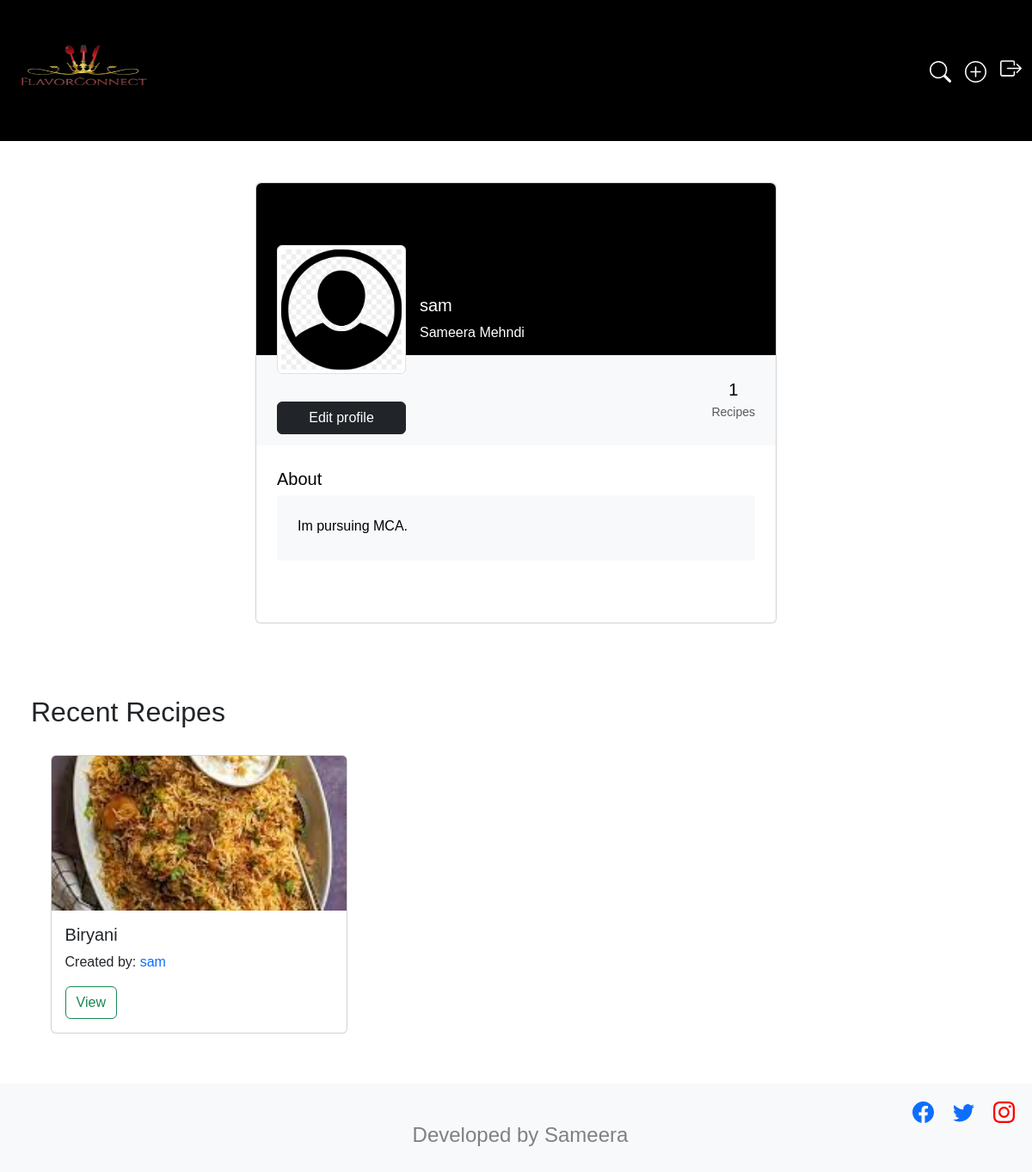
The page /profile/1/ (signed in) on the database its author committed.
### myrecpies/models.py (models this page shows, shortened)
class UserProfile(models.Model):
    user = models.OneToOneField(User, on_delete=models.CASCADE)
    profile_pic = models.ImageField(upload_to='profile_pics', blank=True)
    bio = models.TextField(blank=True)
    dob = models.DateField(null=True, blank=True)
    needs_update = models.BooleanField(default=True)

class Recipe(models.Model):
    user = models.ForeignKey(User,on_delete=models.CASCADE)
    recipe_name = models.CharField(max_length=100)
    recipe_ingridents = models.CharField(max_length=100)
    recipe_description = models.TextField()
    instructions = models.TextField(default=None)
    cooking_time = models.TextField(default=None)
    created_at = models.DateTimeField(auto_now_add=True)
    recipe_image = models.ImageField(upload_to="recepie")

### myrecpies/views.py (the view)
# urls.py: path('profile/<id>/',profile,name = 'profile'),
@login_required
def profile(request,id):
    try:
        queryset = User.objects.get(id=id)
        user_recipes = Recipe.objects.filter(user=queryset)
        recipe_count = user_recipes.count()
        recipe = Recipe.objects.filter(user=queryset)
        userdetails = UserProfile.objects.get(user=queryset)
        context = {'user': queryset,'recipes': recipe,'userdetails':userdetails,'recipe_count':recipe_count}
        return render(request,"profile.html",context)
    except UserProfile.DoesNotExist:
        return redirect("/create_profile/")

### myrecpies/templates/profile.html (shortened to what this page needs)
<!DOCTYPE html>
<html lang="en">
<head>
     <link href="https://cdn.jsdelivr.net/npm/bootstrap@5.0.2/dist/css/bootstrap.min.css" rel="stylesheet"
>
     <link rel="stylesheet" href="https://cdnjs.cloudflare.com/ajax/libs/twitter-bootstrap/5.5.0/css/bootstrap.min.css">
</head>
<body style = "font-family:Arial, Helvetica, sans-serif;">
  <nav class="navbar navbar-expand-lg  navbar-dark bg-black py-4" style="background-color: #221e1e";>
  <div class="container-fluid justify-content-between">
      <div class="d-flex">
        <a class="navbar-brand me-2 mb-1 d-flex align-items-center" href="/ ">
          <img
            src="/media/image/SamLogo.png"
            height="100"
            width="150"
            alt="MDB Logo"
            loading= "eager"
            style="margin-top: 2px; margin-left: 10px;"
          />
        </a>
      </div>
  <ul class="navbar-nav d-flex flex-row">
    <li class="nav-item me-3 me-lg-0">
      <a class="navbar-brand" href="/search">
      <svg xmlns="http://www.w3.org/2000/svg" width="25" height="25" fill="white" class="bi bi-search" viewBox="0 0 16 16">
        <path d="M11.742 10.344a6.5 6.5 0 1 0-1.397 1.398h-.001c.03.04.062.078.098.115l3.85 3.85a1 1 0 0 0 1.415-1.414l-3.85-3.85a1.007 1.007 0 0 0-.115-.1zM12 6.5a5.5 5.5 0 1 1-11 0 5.5 5.5 0 0 1 11 0z"/>
      </svg>
    </a>
    </li>
      {% if user.is_authenticated %}
      <li class="nav-item me-3 me-lg-0">
      <a class=" navbar-brand" href="/addrecipe">
      </a>
    </li>
      {% endif %}
      {% if user.is_authenticated %}
      <li class="nav-item me-3 me-lg-0">
      <a class="nav-brand" href ="/log_out">
        </a>
      </li>
      {% endif %}
    </ul>
  </div>
</nav>
<div style="padding-left: 5%;padding-right: 5%;">
  <section class="h-100 gradient-custom-2">
    <div class="container py-5 h-100">
      <div class="row d-flex justify-content-center align-items-center h-100">
        <div class="col col-lg-9 col-xl-7">
          <div class="card">
            <div class="rounded-top text-white d-flex flex-row" style="background-color: #000; height:200px;">
              <div class="ms-4 mt-5 d-flex flex-column" style="width: 150px;">
                {%if userdetails.profile_pic%}
                <img src="/media/{{userdetails.profile_pic}}/" alt="Generic placeholder image" class="img-fluid img-thumbnail mt-4 mb-2"
                style="width: 150px; z-index: 1">
                {%else%}
                <img src="/media/image/Profileimg.png" calt="Generic placeholder image" class="img-fluid img-thumbnail mt-4 mb-2"
                style="width: 150px; z-index: 1">
                {%endif%}
                <br>
                <a href="/update_profile/{{userdetails.id}}" class="btn btn-dark " type="button"  data-mdb-ripple-color="dark"
                style="z-index: 1;">Edit profile</a>
              </div>
              <div class="ms-3" style="margin-top: 130px;">
                <h5>{{userdetails.user.username}}</h5>
                <p>{{userdetails.user.first_name}} {{userdetails.user.last_name}}</p>
              </div>
            </div>
            <div class="p-4 text-black" style="background-color: #f8f9fa;">
              <div class="d-flex justify-content-end text-center py-1">
                <div>
                  <p class="mb-1 h5">{{recipe_count}}</p>
                  <p class="small text-muted mb-0">Recipes</p>
                </div>
              </div>
            </div>
            <div class="card-body p-4 text-black">
              <div class="mb-5">
                <p class="lead fw-normal mb-1">About</p>
                <div class="p-4" style="background-color: #f8f9fa;">
                  <p class="font-italic mb-1">{{userdetails.bio}}</p>
                </div>
              </div>
            </div>
          </div>
        </div>
      </div>
    </div>
  </section>
</div>
  <div style="padding: 3%;">
    <h2 style="position: relative;padding: auto;">Recent Recipes</h2>
    {% include 'card.html' %}
  </div>
<footer class="text-center text-lg-start bg-light text-muted" style="background-color: #b3b3b3; padding: 20px; text-align: justify;width: 100%;">
  <div style="  margin-left: 10px; color: #333; text-decoration: none; text-align: right;">
    <a href="https://www.facebook.com/"></a>&nbsp;&nbsp;&nbsp;&nbsp;
    <a href="https://www.twitter.com/"></a>&nbsp;&nbsp;&nbsp;&nbsp;
    <a href="https://www.instagram.com/" ></a>
      <h4 style="text-align: center;color: grey;">Developed by Sameera</h4>
  </div>
</footer>
</body>

### myrecpies/templates/card.html
<div style=" position: relative;padding:2%">
    <div class="row row-cols-1 row-cols-md-3 g-4">
    {% for recipe in recipes %}
      {% if recipe.user == request.user %}
        <div class="row-4">
            <div class="card h-100">
              <div class="view overlay">
                <img class="card-img-top" src="/media/{{recipe.recipe_image}}" alt="Card image cap" style="width: 100%;height: 15vw;object-fit: cover;">
                <a href="#!">
                  <div class="mask rgba-white-slight"></div>
                </a>
              </div>
              <div class="card-body">
                <h5 class="card-title">{{recipe.recipe_name}}</h5>
                <p class="card-text">Created by: <a href="/profile/{{request.user.id}}" style="text-decoration: none;">{{recipe.user.username}}</a></p>
                <a href="/recipe_detail/{{recipe.id}}/" class="btn btn-outline-success" id="bt1">View</a>
                <a href="/delete_recipe/{{recipe.id}}/" class="btn btn-outline-danger" id="bt2">Delete</a>
                <a href="/update_recipe/{{recipe.id}}" class="btn btn-outline-warning" id="bt3">Edit</a>
              </div>
          </div>
        </div>
      {% else %}
        <div class="row-4">
          <div class="card h-100">
            <img class="card-img-top" src="/media/{{recipe.recipe_image}}" alt="Card image cap" style="width: 100%;height: 15vw;object-fit: cover;">
            <div class="card-body">
              <h5 class="card-title">{{recipe.recipe_name}}</h5>
              <p class="card-text">Created by: <a href="/profile/{{recipe.user.id}}" style="text-decoration: none;">{{recipe.user.username}}</a></p>
              <a href="/recipe_detail/{{recipe.id}}/" class="btn btn-outline-success" id="bt">View</a>
            </div>
          </div>
        </div>
      {% endif %}
    {% endfor %}
    </div>
  </div>

### rows shown on the page
UserProfile: user.username "sam", user.first_name "Sameera", user.last_name "Mehndi", bio "Im pursuing MCA."
Recipe: recipe_image (picture), recipe_name "Biryani", user.username "sam"

### other values the page prints
{{ recipe_count }} "1"
